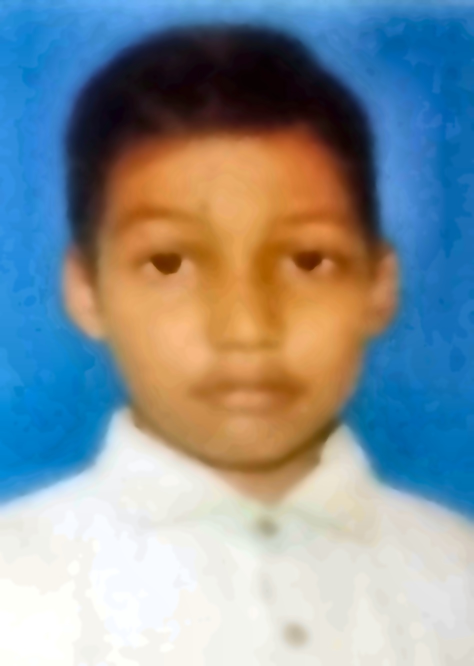
#> input picture enhanced.jpg, 948 x 1332 px (shown at 1/2 size)
$ python -i enhancement.py   (imports and definitions only)
#> lines starting #> are read from the running program, lines starting #| are printed output that depends on the picture
import cv2
import numpy as np
from PIL import Image, ImageDraw


def enhance_photo(img: Image.Image) -> Image.Image:
    arr = cv2.cvtColor(np.array(img), cv2.COLOR_RGB2BGR)
#> arr is the input picture: shape (1332, 948, 3); mean B, G, R 152, 146.5, 135.4

    h, w = arr.shape[:2]
#> h = 1332; w = 948
    if max(h, w) < 700:
        scale = 700 / max(h, w)
        arr = cv2.resize(arr, (int(w * scale), int(h * scale)), interpolation=cv2.INTER_CUBIC)

    arr = cv2.fastNlMeansDenoisingColored(arr, None, h=7, hColor=7, templateWindowSize=7, searchWindowSize=21)
    lab = cv2.cvtColor(arr, cv2.COLOR_BGR2LAB)
#> lab: shape (1332, 948, 3); mean of channels 0, 1, 2 154.7, 133.5, 125.8
    l, a, b = cv2.split(lab)
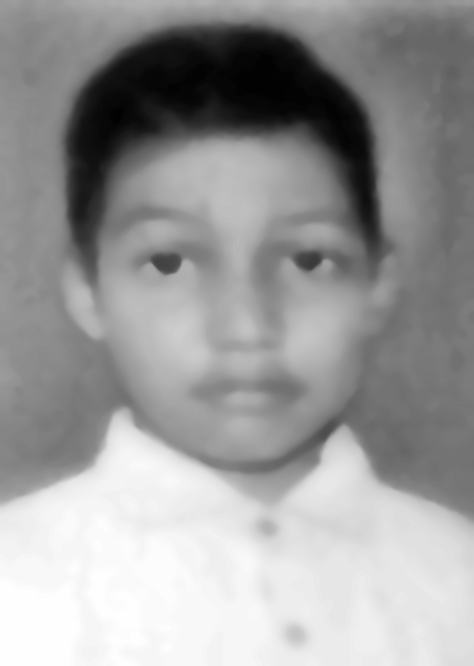
#> l: shape (1332, 948) (shown at 1/2 size); min 2, max 254, mean 154.7
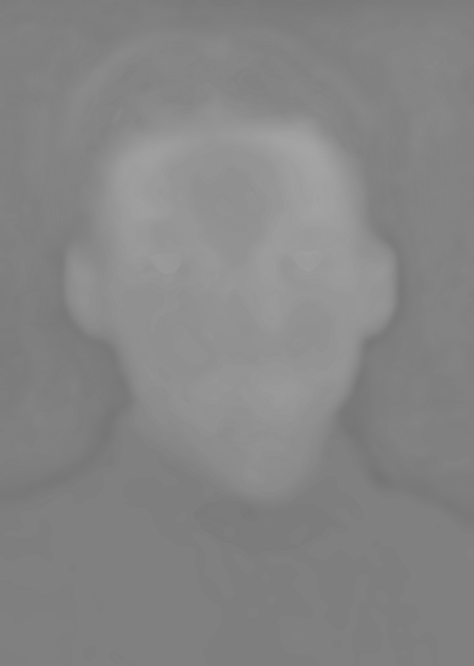
#> a: shape (1332, 948) (shown at 1/2 size); min 116, max 165, mean 133.5
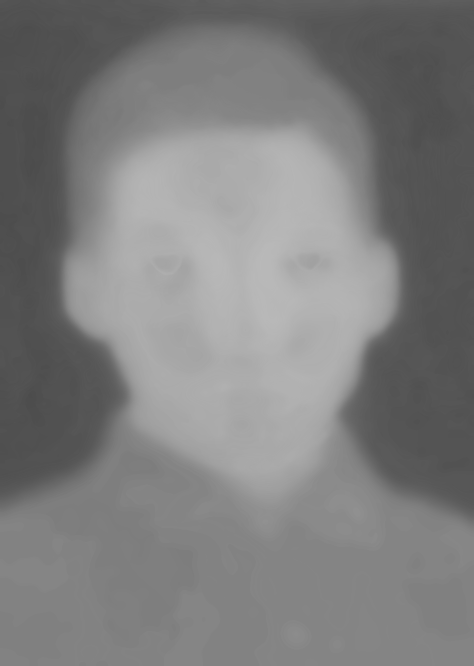
#> b: shape (1332, 948) (shown at 1/2 size); min 76, max 185, mean 125.8
    clahe = cv2.createCLAHE(clipLimit=2.0, tileGridSize=(8, 8))
    l = clahe.apply(l)
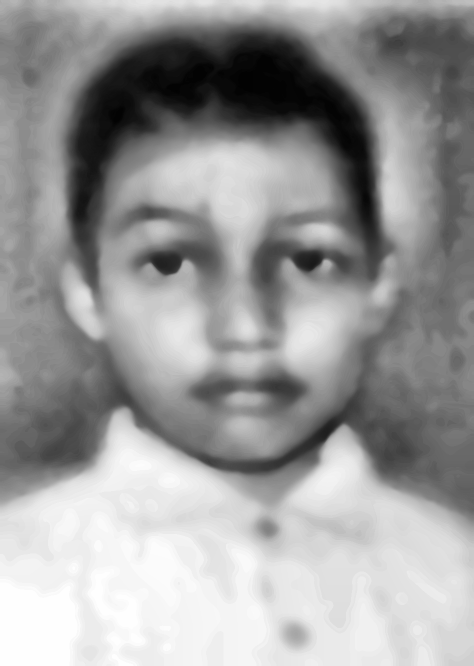
#> l: shape (1332, 948) (shown at 1/2 size); min 2, max 254, mean 154.5
    arr = cv2.cvtColor(cv2.merge((l, a, b)), cv2.COLOR_LAB2BGR)
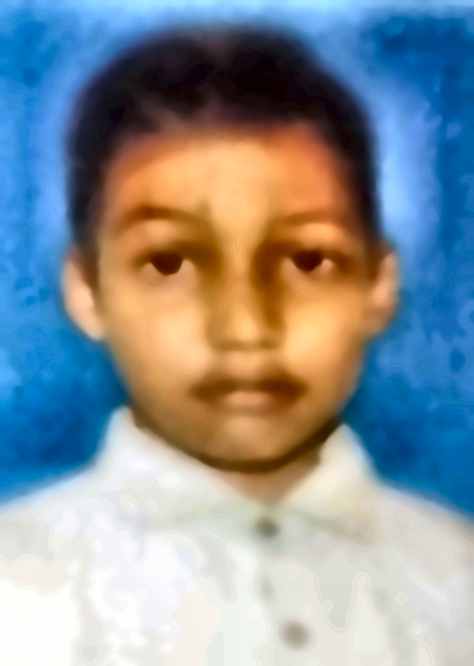
#> arr: shape (1332, 948, 3) (shown at 1/2 size); mean B, G, R 151.5, 146.2, 136.6
    blurred = cv2.GaussianBlur(arr, (0, 0), sigmaX=2)
    arr = cv2.addWeighted(arr, 1.5, blurred, -0.5, 0)
    return Image.fromarray(cv2.cvtColor(arr, cv2.COLOR_BGR2RGB))


def fit_cover(img: Image.Image, target_w: int, target_h: int) -> Image.Image:
    src_w, src_h = img.size
    scale = max(target_w / src_w, target_h / src_h)
    new_w, new_h = int(src_w * scale + 0.5), int(src_h * scale + 0.5)
    resized = img.resize((new_w, new_h), Image.LANCZOS)
    left = (new_w - target_w) // 2
    top = (new_h - target_h) // 2
    return resized.crop((left, top, left + target_w, top + target_h))


def add_rounded_corners(img: Image.Image, radius: int) -> Image.Image:
    img = img.convert("RGBA")
    mask = Image.new("L", img.size, 0)
    mask_draw = ImageDraw.Draw(mask)
    mask_draw.rounded_rectangle(
        [0, 0, img.size[0] - 1, img.size[1] - 1], radius=radius, fill=255
    )
    img.putalpha(mask)
    return img

>>> import cv2
>>> picture = cv2.cvtColor(cv2.imread('../enhanced.jpg'), cv2.COLOR_BGR2RGB)
>>> result = enhance_photo(picture)
